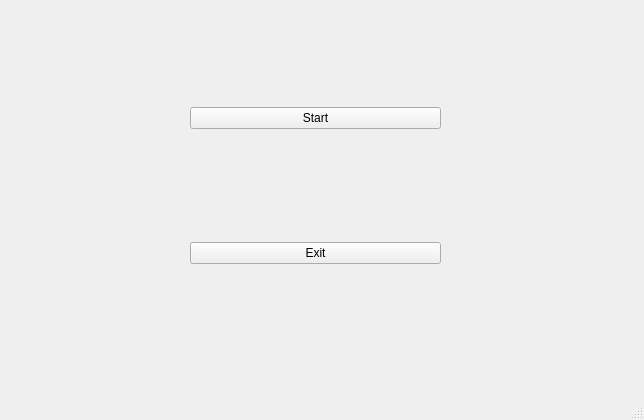
<?xml version="1.0" encoding="UTF-8"?>
<ui version="4.0">
 <class>MainWindow</class>
 <widget class="QMainWindow" name="MainWindow">
  <property name="geometry">
   <rect>
    <x>0</x>
    <y>0</y>
    <width>644</width>
    <height>420</height>
   </rect>
  </property>
  <property name="windowTitle">
   <string>MainWindow</string>
  </property>
  <widget class="QWidget" name="centralwidget">
   <widget class="QWidget" name="verticalLayoutWidget">
    <property name="geometry">
     <rect>
      <x>190</x>
      <y>0</y>
      <width>251</width>
      <height>371</height>
     </rect>
    </property>
    <layout class="QVBoxLayout" name="menu">
     <item>
      <widget class="QPushButton" name="pushButton">
       <property name="text">
        <string>Start</string>
       </property>
      </widget>
     </item>
     <item>
      <widget class="QPushButton" name="pushButton_2">
       <property name="text">
        <string>Exit</string>
       </property>
      </widget>
     </item>
    </layout>
   </widget>
  </widget>
  <widget class="QMenuBar" name="menubar">
   <property name="geometry">
    <rect>
     <x>0</x>
     <y>0</y>
     <width>644</width>
     <height>21</height>
    </rect>
   </property>
  </widget>
  <widget class="QStatusBar" name="statusbar"/>
 </widget>
 <resources/>
 <connections>
  <connection>
   <sender>pushButton_2</sender>
   <signal>clicked()</signal>
   <receiver>MainWindow</receiver>
   <slot>close()</slot>
   <hints>
    <hint type="sourcelabel">
     <x>405</x>
     <y>423</y>
    </hint>
    <hint type="destinationlabel">
     <x>572</x>
     <y>458</y>
    </hint>
   </hints>
  </connection>
 </connections>
</ui>
